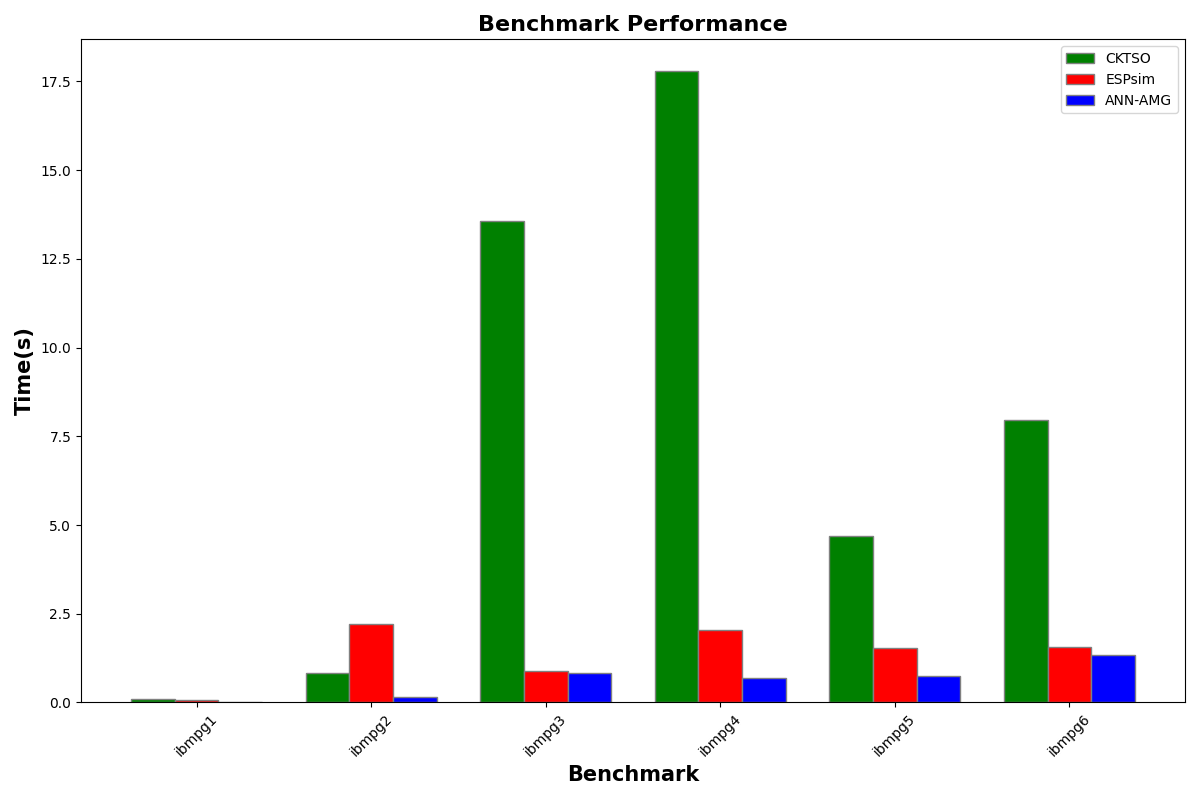

This chart was generated by the following Python code:
import pandas as pd
import matplotlib.pyplot as plt

# Load the image data into a DataFrame
data = {
    "Benchmark": ["ibmpg1", "ibmpg2", "ibmpg3", "ibmpg4", "ibmpg5", "ibmpg6"
                  ],
    "CKTSO": [0.110, 0.823, 13.582, 17.798, 4.693, 7.967
              ],
    "ESPsim": [0.063, 2.224, 0.885, 2.051, 1.546, 1.566],
    "ANN-AMG": [0.013, 0.166, 0.821, 0.695, 0.745, 1.337]
}

df = pd.DataFrame(data)

# Plotting the data
fig, ax = plt.subplots(figsize=(12, 8))

# Set the position of bar on X axis
barWidth = 0.25
r1 = range(len(df['Benchmark']))
r2 = [x + barWidth for x in r1]
r3 = [x + barWidth for x in r2]

# Make the plot
plt.bar(r1, df['CKTSO'], color='green', width=barWidth, edgecolor='grey', label='CKTSO')
plt.bar(r2, df['ESPsim'], color='red', width=barWidth, edgecolor='grey', label='ESPsim')
plt.bar(r3, df['ANN-AMG'], color='blue', width=barWidth, edgecolor='grey', label='ANN-AMG')

# Add xticks on the middle of the group bars
plt.xlabel('Benchmark', fontweight='bold', fontsize=15)
plt.xticks([r + barWidth for r in range(len(df['Benchmark']))], df['Benchmark'], rotation=45)
plt.ylabel('Time(s)', fontweight='bold', fontsize=15)
plt.title('Benchmark Performance', fontweight='bold', fontsize=16)

# Create legend & Show graphic
plt.legend()
plt.tight_layout()

# Save and display the plot
plt.savefig("ibm_speed.png")
